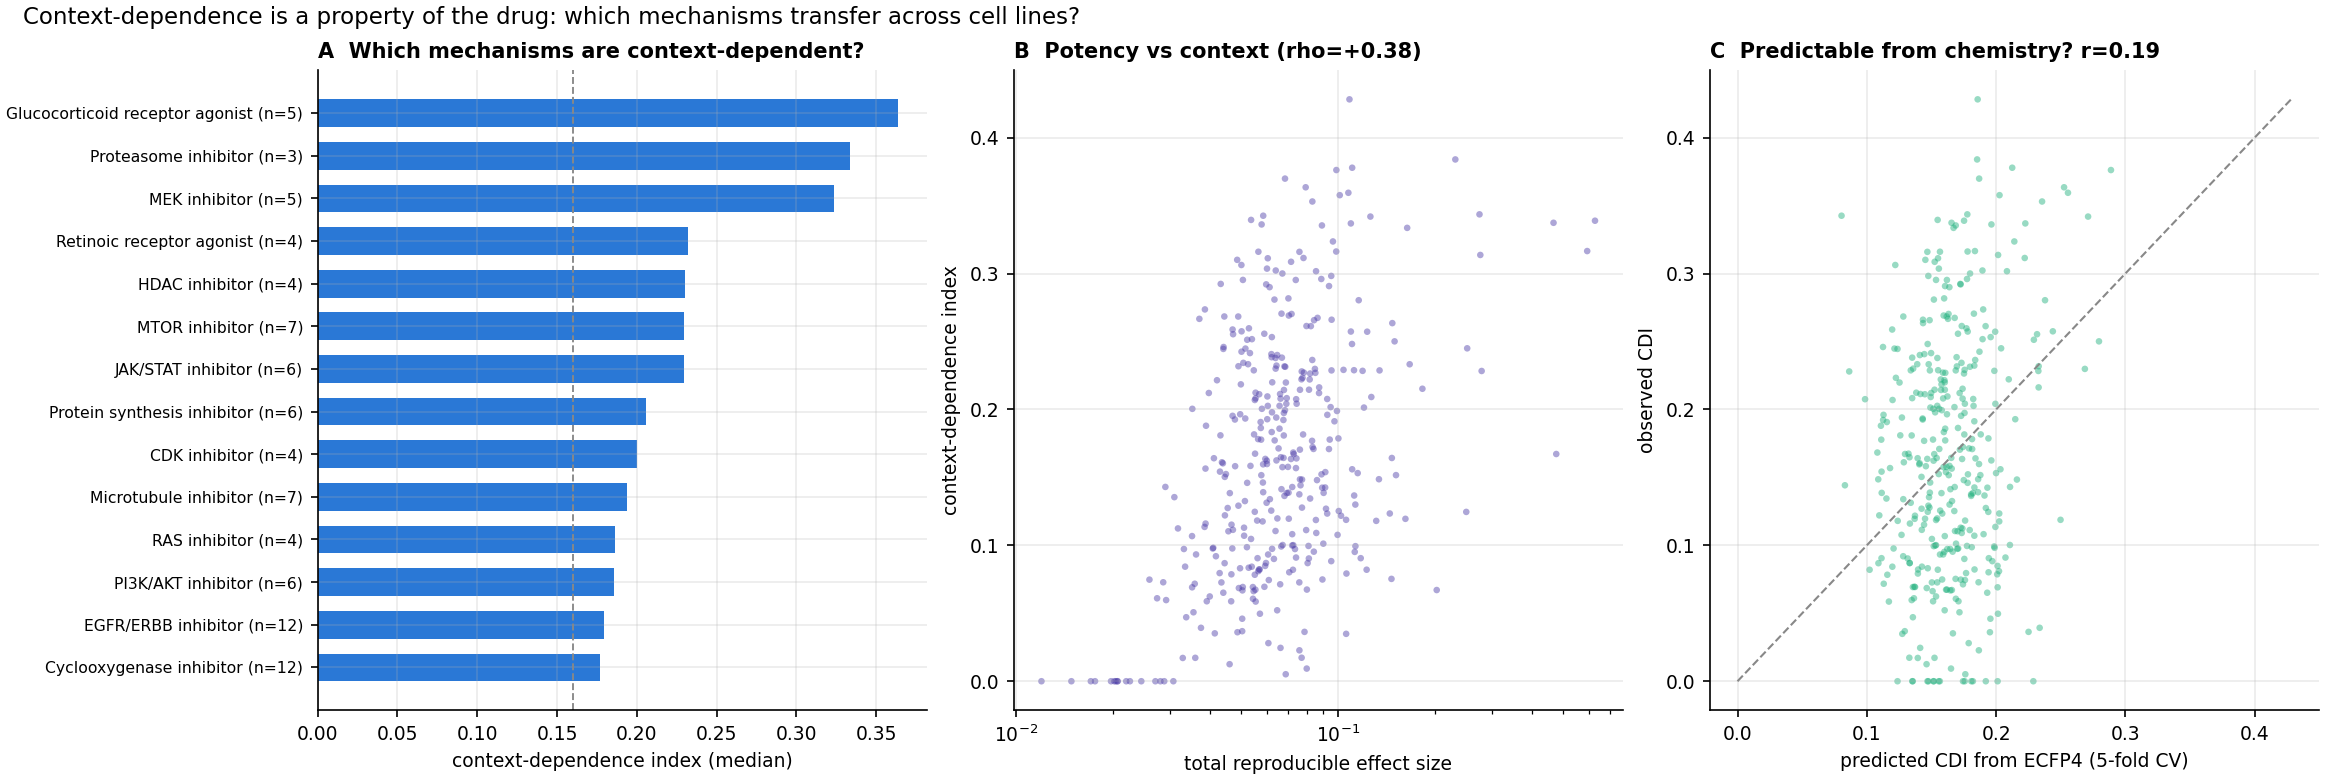

This figure's Python source:
#!/usr/bin/env python3
"""Which drug mechanisms are most context-dependent, and is that predictable?

Everything so far has asked what makes a CELL LINE respond differently. This
asks the complementary, positive-framed question: which DRUGS have effects that
are conserved across cellular contexts, and which have effects that are mostly
context-specific — and can that be predicted from chemistry or target class
before running the experiment?

Per drug d, over its (line, dose, plate) conditions and the responsive genes:

  conserved(d)   mean square of the drug's own dose-matched mean response
                 (what the drug does in every line)
  context(d)     REPRODUCIBLE line-specific variance, estimated as the
                 covariance of residuals between different doses of the same
                 (line, drug) measured on DIFFERENT plates — independent noise
                 and plate batch structure both cancel
  CDI(d)         context / (conserved + context)
                 0 = the drug does the same thing everywhere
                 1 = the drug's reproducible effect is entirely line-specific

Then: rank drugs, compare mechanism classes (Kruskal-Wallis), and test whether
CDI is predictable from chemical structure alone via cross-validated ridge
regression on ECFP4 fingerprints — a prospective question, since fingerprints
are available before any experiment.

Outputs: results/tables/drug_context_dependence.csv
         figure bundle results/figures/10_drugs/drug_context_dependence/
"""
import argparse
from pathlib import Path

import matplotlib
matplotlib.use("Agg")
import matplotlib.pyplot as plt
import numpy as np
import pandas as pd
from scipy import stats

from perturbmodel.evaluation.delta_eval import (build_deltas, load_pseudobulk,
                                                responsive_genes)
from perturbmodel.utils import save_figure

ROOT = Path(__file__).resolve().parent.parent
FIG = ROOT / "results" / "figures" / "10_drugs"
TAB = ROOT / "results" / "tables"
MIN_LINES = 15
BLUE, ORANGE, AQUA, VIOLET = "#2a78d6", "#eb6834", "#1baf7a", "#4a3aa7"


def main():
    ap = argparse.ArgumentParser()
    ap.add_argument("--pb-dir", default="data/processed/pseudobulk_full")
    ap.add_argument("--tag", default="full")
    args = ap.parse_args()
    FIG.mkdir(parents=True, exist_ok=True)

    X, cond = load_pseudobulk(ROOT / args.pb_dir)
    G, DELTA = build_deltas(X, cond, keep_plate=True)
    resp = responsive_genes(DELTA, np.ones(len(G), bool))
    D = DELTA[:, resp]
    print(f"{len(G)} plate-level conditions, {len(resp)} responsive genes",
          flush=True)

    meta = pd.DataFrame({"i": np.arange(len(G)), "line": G.cell_line_id,
                         "drug": G.drug, "conc": G.conc, "plate": G.plate})
    recs = []
    for drug, gd in meta.groupby("drug", observed=True):
        if gd.line.nunique() < MIN_LINES:
            continue
        # drug's own conserved effect: mean response per dose across lines
        conserved = 0.0
        resid = np.zeros((len(gd), D.shape[1]), dtype=np.float32)
        pos = {v: k for k, v in enumerate(gd.i.to_numpy())}
        for cc, gc in gd.groupby("conc", observed=True):
            idx = gc.i.to_numpy()
            mu = D[idx].mean(0)
            conserved += float(np.mean(mu ** 2)) * len(idx)
            for j in idx:
                resid[pos[j]] = D[j] - mu
        conserved /= len(gd)

        # reproducible line-specific variance: cross-plate, cross-dose pairs
        cov, npair = 0.0, 0
        for (ln,), gl in gd.groupby(["line"], observed=True):
            v = gl.i.to_numpy(); pl = gl.plate.to_numpy()
            for a in range(len(v)):
                for b in range(a + 1, len(v)):
                    if pl[a] == pl[b]:
                        continue
                    cov += float(np.mean(resid[pos[v[a]]] * resid[pos[v[b]]]))
                    npair += 1
        if npair < 10:
            continue
        context = cov / npair
        denom = conserved + max(context, 0.0)
        recs.append({"drug": drug, "n_lines": gd.line.nunique(),
                     "n_conditions": len(gd), "n_pairs": npair,
                     "conserved": conserved, "context": context,
                     "cdi": float(max(context, 0.0) / denom) if denom > 0 else np.nan,
                     "total_effect": conserved + max(context, 0.0)})
    res = pd.DataFrame(recs).dropna(subset=["cdi"])
    dm = pd.read_parquet(ROOT / "data/metadata/metadata/drug_metadata.parquet")
    res = res.merge(dm[["drug", "moa-fine", "targets", "human-approved"]],
                    on="drug", how="left")
    res = res.sort_values("cdi", ascending=False)
    res.to_csv(TAB / "drug_context_dependence.csv", index=False)
    print(f"\n{len(res)} drugs scored. CDI median {res.cdi.median():.3f}")
    print("\nMOST context-dependent drugs:")
    print(res.head(12)[["drug", "moa-fine", "cdi", "total_effect"]]
          .to_string(index=False))
    print("\nMOST conserved drugs (lowest CDI):")
    print(res.tail(10)[["drug", "moa-fine", "cdi", "total_effect"]]
          .to_string(index=False))

    # ---------------- by mechanism ----------------
    known = res[res["moa-fine"].notna() & (res["moa-fine"] != "unclear")]
    grp = (known.groupby("moa-fine").cdi
           .agg(["median", "size"]).query("size >= 3")
           .sort_values("median", ascending=False))
    print(f"\ncontext-dependence by mechanism (n>=3 drugs):")
    print(grp.round(3).to_string())
    if len(grp) > 2:
        samples = [known[known["moa-fine"] == m].cdi.to_numpy()
                   for m in grp.index]
        h, p = stats.kruskal(*samples)
        print(f"Kruskal-Wallis across {len(grp)} mechanisms: H={h:.1f}, p={p:.2e}")

    # ---------------- predictable from chemistry? ----------------
    ecfp = np.load(ROOT / "data/processed/drug_ecfp.npz", allow_pickle=True)
    fp_of = dict(zip(ecfp["drugs"].tolist(), ecfp["fp"]))
    sub = res[res.drug.isin(fp_of)]
    Fp = np.stack([fp_of[d] for d in sub.drug]).astype(np.float32)
    y = sub.cdi.to_numpy()
    rng = np.random.default_rng(0)
    folds = rng.permutation(len(y)) % 5
    pred = np.zeros_like(y)
    for k in range(5):
        tr, te = folds != k, folds == k
        A = Fp[tr]
        A = A - A.mean(0)
        yt = y[tr] - y[tr].mean()
        w = np.linalg.solve(A.T @ A + 50.0 * np.eye(A.shape[1]), A.T @ yt)
        pred[te] = (Fp[te] - Fp[tr].mean(0)) @ w + y[tr].mean()
    r_chem = float(np.corrcoef(pred, y)[0, 1])
    print(f"\nchemistry -> context-dependence: cross-validated r = {r_chem:.3f} "
          f"(n={len(y)} drugs, 5-fold ridge on ECFP4)")

    # ---------------- figure ----------------
    plt.rcParams.update({"font.size": 9, "axes.spines.top": False,
                         "axes.spines.right": False, "axes.grid": True,
                         "grid.alpha": 0.25, "figure.facecolor": "white"})
    fig, axes = plt.subplots(1, 3, figsize=(15.5, 5.2), constrained_layout=True)

    top = grp.head(14)
    yy = np.arange(len(top))[::-1]
    axes[0].barh(yy, top["median"], color=BLUE, height=0.65)
    axes[0].set_yticks(yy, [f"{m[:34]} (n={int(n)})"
                            for m, n in zip(top.index, top["size"])], fontsize=7.5)
    axes[0].axvline(res.cdi.median(), color="#888888", ls="--", lw=0.9)
    axes[0].set_xlabel("context-dependence index (median)")
    axes[0].set_title("A  Which mechanisms are context-dependent?",
                      loc="left", fontweight="bold", fontsize=10)

    axes[1].scatter(res.total_effect, res.cdi, s=10, alpha=0.45, color=VIOLET,
                    edgecolors="none")
    axes[1].set_xscale("log")
    axes[1].set_xlabel("total reproducible effect size")
    axes[1].set_ylabel("context-dependence index")
    rr = stats.spearmanr(res.total_effect, res.cdi)
    axes[1].set_title(f"B  Potency vs context (rho={rr.statistic:+.2f})",
                      loc="left", fontweight="bold", fontsize=10)

    axes[2].scatter(pred, y, s=10, alpha=0.45, color=AQUA, edgecolors="none")
    lim = [min(pred.min(), y.min()), max(pred.max(), y.max())]
    axes[2].plot(lim, lim, ls="--", color="#888888", lw=1)
    axes[2].set_xlabel("predicted CDI from ECFP4 (5-fold CV)")
    axes[2].set_ylabel("observed CDI")
    axes[2].set_title(f"C  Predictable from chemistry? r={r_chem:.2f}",
                      loc="left", fontweight="bold", fontsize=10)

    fig.suptitle("Context-dependence is a property of the drug: which "
                 "mechanisms transfer across cell lines?",
                 fontsize=11, x=0.01, ha="left")
    d = save_figure(fig, "drug_context_dependence", FIG,
                    source_data={"drugs": res,
                                 "by_mechanism": grp.reset_index()},
                    script=__file__)
    print(f"figure bundle -> {d}")


if __name__ == "__main__":
    main()
